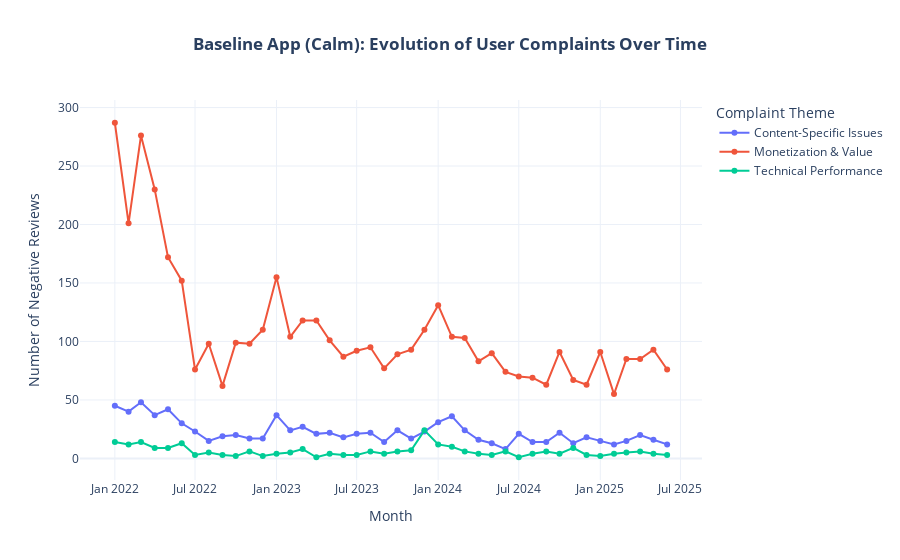

The code cell stored with this chart in its notebook:
### Markdown cell above
# **TIME SERIES ANALYSIS**

### Code cell
# 1. Prepare the data
df_base["date"] = pd.to_datetime(df_base["date"], errors="coerce")
df_base.dropna(subset=["date"], inplace=True)
plot_df_time_base = df_base[
    ~df_base["theme"].isin(["Outliers / Generic", "Other/Misc.", "Uncategorized"])
]

# 2. Group by month
monthly_trends_base = (
    plot_df_time_base.groupby([pd.Grouper(key="date", freq="M"), "theme"])
    .size()
    .reset_index(name="review_count")
)
monthly_trends_base["month"] = (
    monthly_trends_base["date"].dt.to_period("M").dt.to_timestamp()
)

# 3. Create the Visualization
fig_timeseries_base = px.line(
    monthly_trends_base,
    x="month",
    y="review_count",
    color="theme",
    markers=True,
    title="<b>Baseline App (Calm): Evolution of User Complaints Over Time</b>",
    labels={"month": "Month", "review_count": "Number of Negative Reviews"},
    template="plotly_white",
)

fig_timeseries_base.update_layout(title_x=0.5, legend_title_text="Complaint Theme")
fig_timeseries_base.show()
